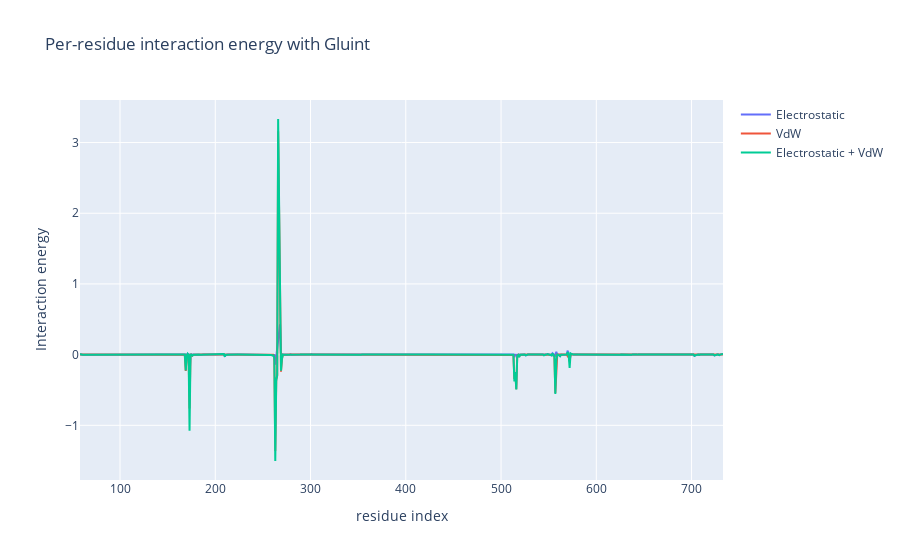

Notebook code cell kept with this figure:
### Code cell
fig=go.Figure()
fig.add_trace(go.Scatter(x=ag2_newresids, y=perres_es, name='Electrostatic', mode='lines'))
fig.add_trace(go.Scatter(x=ag2_newresids, y=perres_vdw, name='VdW', mode='lines'))
fig.add_trace(go.Scatter(x=ag2_newresids, y=perres_es_vdw, name='Electrostatic + VdW', mode='lines'))
fig.update_layout(title='Per-residue interaction energy with Gluint', xaxis_title='residue index', yaxis_title='Interaction energy')
#fig.show()
fig.write_html('interactive_plot.html')
fig.show()

### Figure 1 — Plotly figure (JSON) as saved in the notebook; plotly's stock layout.template omitted (floating-point values rounded to 4 significant figures; data arrays with more than 128 entries replaced by an {"elided": "..."} marker saying what was removed)
{"data": [{"mode": "lines", "name": "Electrostatic", "type": "scatter", "x": {"elided": "675 int values"}, "y": {"elided": "675 float values"}}, {"mode": "lines", "name": "VdW", "type": "scatter", "x": {"elided": "675 int values"}, "y": {"elided": "675 float values"}}, {"mode": "lines", "name": "Electrostatic + VdW", "type": "scatter", "x": {"elided": "675 int values"}, "y": {"elided": "675 float values"}}], "layout": {"autosize": true, "title": {"text": "Per-residue interaction energy with Gluint"}, "xaxis": {"autorange": true, "range": [58, 733], "title": {"text": "residue index"}, "type": "linear"}, "yaxis": {"autorange": true, "range": [-1.774, 3.602], "title": {"text": "Interaction energy"}, "type": "linear"}}}
